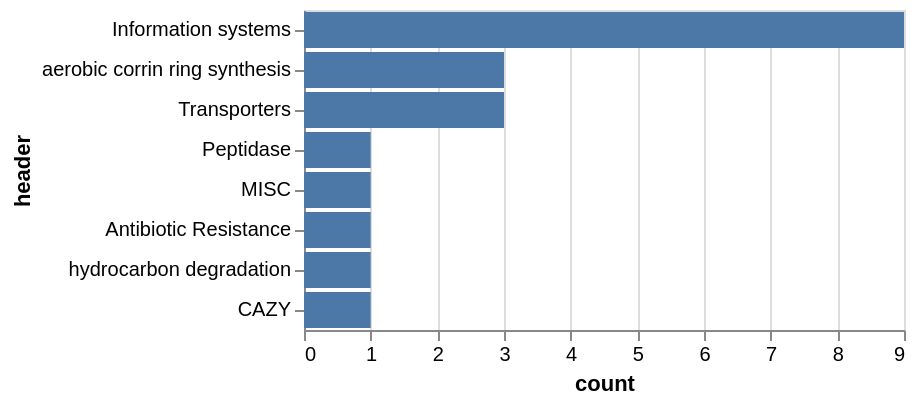

Write notebook code for a chart like this one.
### Code cell
braganca_count = braganca_count.reset_index()
braganca_count = braganca_count.sort_values(by='count',ascending=False)
braganca_count.to_csv('/MP_Data/Dados_David/viral_analysis/post_processing/votus_definition/dramv_results/braganca_amg_cat.tsv',sep='\t')


bra_chart = alt.Chart(braganca_count).mark_bar().encode(
    alt.X('count:Q'),
    alt.Y('header:N', sort='-x'),
)
bra_chart

### Figure 1 — Vega-Lite specification as saved in the notebook (floating-point values rounded to 4 significant figures)
{"config": {"view": {"continuousWidth": 300, "continuousHeight": 300}}, "data": {"name": "data-9e0e3089714ff0d74d3e4adb7256e0d0"}, "mark": {"type": "bar"}, "encoding": {"x": {"field": "count", "type": "quantitative"}, "y": {"field": "header", "sort": "-x", "type": "nominal"}}, "$schema": "https://vega.github.io/schema/vega-lite/v6.1.0.json", "datasets": {"data-9e0e3089714ff0d74d3e4adb7256e0d0": [{"header": "Information systems", "count": 9}, {"header": "aerobic corrin ring synthesis", "count": 3}, {"header": "Transporters", "count": 3}, {"header": "Peptidase", "count": 1}, {"header": "MISC", "count": 1}, {"header": "Antibiotic Resistance", "count": 1}, {"header": "hydrocarbon degradation", "count": 1}, {"header": "CAZY", "count": 1}]}}
